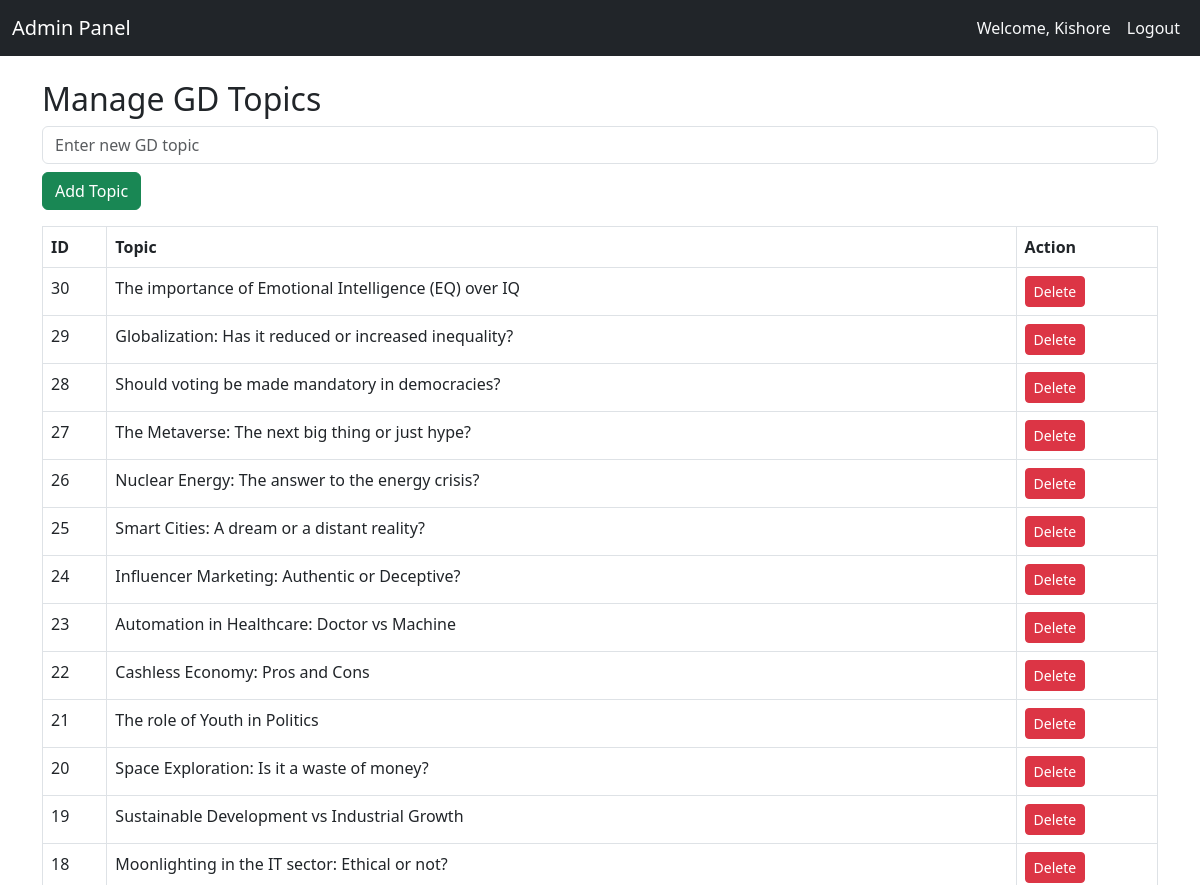
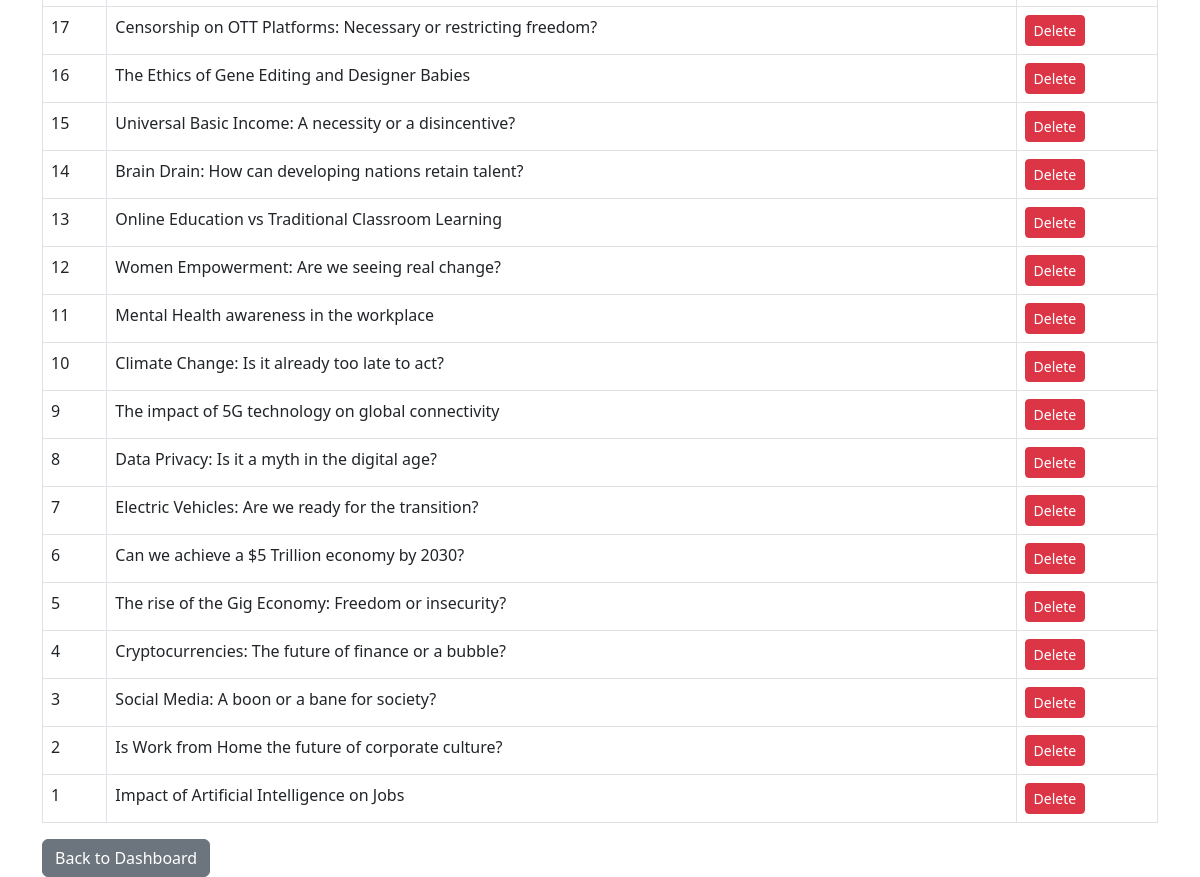
The app's page /manage_topics.php (signed in) with its own data (2 pictures, top to bottom).
### tables this page shows
CREATE TABLE `gd_topics` (
  `id` int(11) NOT NULL,
  `topic` varchar(255) NOT NULL
);

### manage_topics.php (the view, shortened to what this page needs)
<?php
include "connection.php";
$topics = mysqli_query($conn, "SELECT * FROM gd_topics ORDER BY id DESC");
?>
<!DOCTYPE html>
<html lang="en">
<head>
  <link href="https://cdn.jsdelivr.net/npm/bootstrap@5.3.0/dist/css/bootstrap.min.css" rel="stylesheet">
</head>
<body>
  <nav class="navbar navbar-expand-lg navbar-dark bg-dark">
    <div class="container-fluid">
      <a class="navbar-brand" href="#"><i class="fa fa-user-shield"></i> Admin Panel</a>
      <div class="collapse navbar-collapse" id="navbarNav">
        <ul class="navbar-nav ms-auto">
          <li class="nav-item">
            <span class="nav-link text-light">Welcome, <?php echo $_SESSION['username']; ?></span>
          </li>
          <li class="nav-item">
            <a class="nav-link text-light" href="logout.php"><i class="fa fa-sign-out-alt"></i> Logout</a>
          </li>
        </ul>
      </div>
    </div>
  </nav>
<div class="container mt-4">
  <h2>Manage GD Topics</h2>
  <form method="POST" class="mb-3">
    <input type="text" name="topic" class="form-control" placeholder="Enter new GD topic" required>
    <button type="submit" name="add_topic" class="btn btn-success mt-2">Add Topic</button>
  </form>
  <table class="table table-bordered">
    <thead>
      <tr><th>ID</th><th>Topic</th><th>Action</th></tr>
    </thead>
    <tbody>
      <?php while($row = mysqli_fetch_assoc($topics)) { ?>
        <tr>
          <td><?= $row['id'] ?></td>
          <td><?= htmlspecialchars($row['topic']) ?></td>
          <td>
            <a href="?delete=<?= $row['id'] ?>" class="btn btn-danger btn-sm">Delete</a>
          </td>
        </tr>
      <?php } ?>
    </tbody>
  </table>
  <a href="admin_dashboard.php" class="btn btn-secondary">Back to Dashboard</a>
</div>
</body>
</html>

### records on screen
gd_topics: id "30", topic "The importance of Emotional Intelligence (EQ) over IQ"
gd_topics: id "29", topic "Globalization: Has it reduced or increased inequality?"
gd_topics: id "28", topic "Should voting be made mandatory in democracies?"
gd_topics: id "27", topic "The Metaverse: The next big thing or just hype?"
gd_topics: id "26", topic "Nuclear Energy: The answer to the energy crisis?"
gd_topics: id "25", topic "Smart Cities: A dream or a distant reality?"
gd_topics: id "24", topic "Influencer Marketing: Authentic or Deceptive?"
gd_topics: id "23", topic "Automation in Healthcare: Doctor vs Machine"
gd_topics: id "22", topic "Cashless Economy: Pros and Cons"
gd_topics: id "21", topic "The role of Youth in Politics"
gd_topics: id "20", topic "Space Exploration: Is it a waste of money?"
gd_topics: id "19", topic "Sustainable Development vs Industrial Growth"
gd_topics: id "18", topic "Moonlighting in the IT sector: Ethical or not?"
gd_topics: id "17", topic "Censorship on OTT Platforms: Necessary or restricting freedom?"
gd_topics: id "16", topic "The Ethics of Gene Editing and Designer Babies"
gd_topics: id "15", topic "Universal Basic Income: A necessity or a disincentive?"
gd_topics: id "14", topic "Brain Drain: How can developing nations retain talent?"
gd_topics: id "13", topic "Online Education vs Traditional Classroom Learning"
gd_topics: id "12", topic "Women Empowerment: Are we seeing real change?"
gd_topics: id "11", topic "Mental Health awareness in the workplace"
gd_topics: id "10", topic "Climate Change: Is it already too late to act?"
gd_topics: id "9", topic "The impact of 5G technology on global connectivity"
gd_topics: id "8", topic "Data Privacy: Is it a myth in the digital age?"
gd_topics: id "7", topic "Electric Vehicles: Are we ready for the transition?"
gd_topics: id "6", topic "Can we achieve a $5 Trillion economy by 2030?"
gd_topics: id "5", topic "The rise of the Gig Economy: Freedom or insecurity?"
gd_topics: id "4", topic "Cryptocurrencies: The future of finance or a bubble?"
gd_topics: id "3", topic "Social Media: A boon or a bane for society?"
gd_topics: id "2", topic "Is Work from Home the future of corporate culture?"
gd_topics: id "1", topic "Impact of Artificial Intelligence on Jobs"

### other values on screen
$_SESSION['username'] "Kishore"
